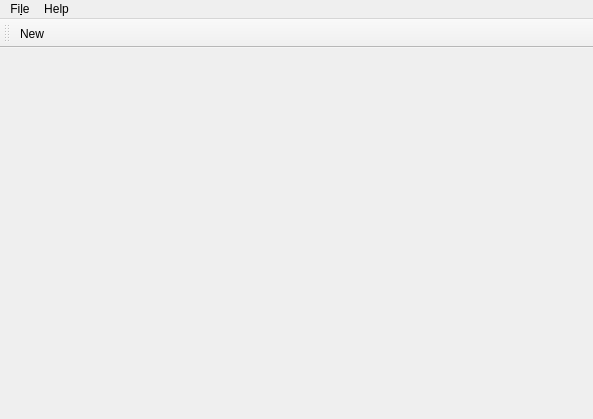
<?xml version="1.0" encoding="UTF-8"?>
<ui version="4.0">
 <class>MainWindow</class>
 <widget class="QMainWindow" name="MainWindow">
  <property name="geometry">
   <rect>
    <x>0</x>
    <y>0</y>
    <width>593</width>
    <height>419</height>
   </rect>
  </property>
  <property name="windowTitle">
   <string>theInk</string>
  </property>
  <widget class="QWidget" name="centralWidget">
   <layout class="QVBoxLayout" name="verticalLayout">
    <property name="spacing">
     <number>0</number>
    </property>
    <property name="leftMargin">
     <number>0</number>
    </property>
    <property name="topMargin">
     <number>0</number>
    </property>
    <property name="rightMargin">
     <number>0</number>
    </property>
    <property name="bottomMargin">
     <number>0</number>
    </property>
    <item>
     <widget class="QFrame" name="tabFrame">
      <property name="frameShape">
       <enum>QFrame::NoFrame</enum>
      </property>
      <property name="frameShadow">
       <enum>QFrame::Raised</enum>
      </property>
      <layout class="QHBoxLayout" name="horizontalLayout">
       <property name="spacing">
        <number>0</number>
       </property>
       <property name="leftMargin">
        <number>0</number>
       </property>
       <property name="topMargin">
        <number>0</number>
       </property>
       <property name="rightMargin">
        <number>0</number>
       </property>
       <property name="bottomMargin">
        <number>0</number>
       </property>
       <item>
        <layout class="QHBoxLayout" name="tabButtons">
         <property name="spacing">
          <number>0</number>
         </property>
        </layout>
       </item>
       <item>
        <widget class="QPushButton" name="closeButton">
         <property name="sizePolicy">
          <sizepolicy hsizetype="Maximum" vsizetype="Fixed">
           <horstretch>0</horstretch>
           <verstretch>0</verstretch>
          </sizepolicy>
         </property>
         <property name="text">
          <string/>
         </property>
         <property name="icon">
          <iconset theme="tab-close">
           <normaloff>:/icons/tab-close.svg</normaloff>:/icons/tab-close.svg</iconset>
         </property>
         <property name="flat">
          <bool>true</bool>
         </property>
        </widget>
       </item>
      </layout>
     </widget>
    </item>
    <item>
     <widget class="QStackedWidget" name="docStack"/>
    </item>
   </layout>
  </widget>
  <widget class="QMenuBar" name="menuBar">
   <property name="geometry">
    <rect>
     <x>0</x>
     <y>0</y>
     <width>593</width>
     <height>22</height>
    </rect>
   </property>
   <widget class="QMenu" name="menuFile">
    <property name="title">
     <string>Fi&amp;le</string>
    </property>
    <addaction name="actionNew"/>
    <addaction name="separator"/>
    <addaction name="actionClose"/>
    <addaction name="actionExit"/>
   </widget>
   <widget class="QMenu" name="menuHelp">
    <property name="title">
     <string>Help</string>
    </property>
   </widget>
   <addaction name="menuFile"/>
   <addaction name="menuHelp"/>
  </widget>
  <widget class="QToolBar" name="mainToolBar">
   <attribute name="toolBarArea">
    <enum>TopToolBarArea</enum>
   </attribute>
   <attribute name="toolBarBreak">
    <bool>false</bool>
   </attribute>
   <addaction name="actionNew"/>
  </widget>
  <action name="actionExit">
   <property name="icon">
    <iconset theme="application-exit"/>
   </property>
   <property name="text">
    <string>Exit</string>
   </property>
   <property name="shortcut">
    <string>Ctrl+Q</string>
   </property>
  </action>
  <action name="actionNew">
   <property name="icon">
    <iconset theme="document-new"/>
   </property>
   <property name="text">
    <string>New</string>
   </property>
   <property name="shortcut">
    <string>Ctrl+N</string>
   </property>
  </action>
  <action name="actionClose">
   <property name="icon">
    <iconset theme="tab-close"/>
   </property>
   <property name="text">
    <string>Close</string>
   </property>
   <property name="shortcut">
    <string>Ctrl+W</string>
   </property>
  </action>
 </widget>
 <layoutdefault spacing="6" margin="11"/>
 <resources/>
 <connections/>
</ui>
